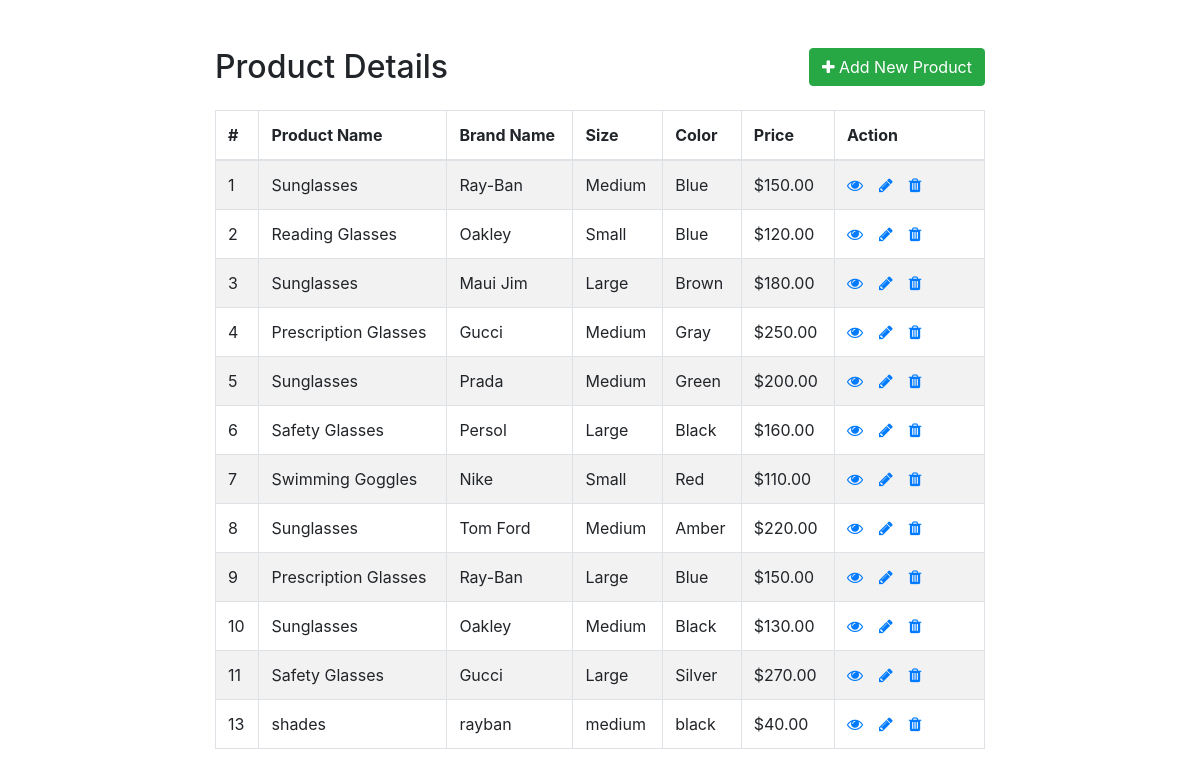
The page / on the database its author committed.
### tables this page shows
CREATE TABLE `products` (
  `id` int(11) NOT NULL,
  `product_name` varchar(100) NOT NULL,
  `brand_name` varchar(100) NOT NULL,
  `size` varchar(50) NOT NULL,
  `color` varchar(50) NOT NULL,
  `price` decimal(10,2) NOT NULL
);

### index.php (the view, shortened to what this page needs)
<!DOCTYPE html>
<html lang="en">
<head>
    <link rel="stylesheet" href="https://stackpath.bootstrapcdn.com/bootstrap/4.5.2/css/bootstrap.min.css">
    <link rel="stylesheet" href="https://maxcdn.bootstrapcdn.com/font-awesome/4.7.0/css/font-awesome.min.css">
</head>
<body>
    <div class="wrapper">
        <div class="container-fluid">
            <div class="row">
                <div class="col-md-12">
                    <div class="mt-5 mb-3 clearfix">
                        <h2 class="pull-left">Product Details</h2>
                        <a href="create.php" class="btn btn-success pull-right"><i class="fa fa-plus"></i> Add New Product</a>
                    </div>
                    <?php
                    require_once "config.php";
                    $sql = "SELECT * FROM products";
                    if ($result = mysqli_query($link, $sql)) {
                        if (mysqli_num_rows($result) > 0) {
                            echo '<table class="table table-bordered table-striped">';
                            echo "<thead>";
                            echo "<tr>";
                            echo "<th>#</th>";
                            echo "<th>Product Name</th>";
                            echo "<th>Brand Name</th>";
                            echo "<th>Size</th>";
                            echo "<th>Color</th>";
                            echo "<th>Price</th>";
                            echo "<th>Action</th>";
                            echo "</tr>";
                            echo "</thead>";
                            echo "<tbody>";
                            while ($row = mysqli_fetch_array($result)) {
                                echo "<tr>";
                                echo "<td>" . htmlspecialchars($row['id']) . "</td>";
                                echo "<td>" . htmlspecialchars($row['product_name']) . "</td>";
                                echo "<td>" . htmlspecialchars($row['brand_name']) . "</td>";
                                echo "<td>" . htmlspecialchars($row['size']) . "</td>";
                                echo "<td>" . htmlspecialchars($row['color']) . "</td>";
                                echo "<td>$" . htmlspecialchars(number_format($row['price'], 2)) . "</td>";
                                echo "<td>";
                                echo '<a href="read.php?id=' . htmlspecialchars($row['id']) . '" class="mr-3" title="View Record" data-toggle="tooltip"><span class="fa fa-eye"></span></a>';
                                echo '<a href="update.php?id=' . htmlspecialchars($row['id']) . '" class="mr-3" title="Update Record" data-toggle="tooltip"><span class="fa fa-pencil"></span></a>';
                                echo '<a href="delete.php?id=' . htmlspecialchars($row['id']) . '" title="Delete Record" data-toggle="tooltip"><span class="fa fa-trash"></span></a>';
                                echo "</td>";
                                echo "</tr>";
                            }
                            echo "</tbody>";
                            echo "</table>";
                        } else {
                            echo '<div class="alert alert-danger"><em>No records were found.</em></div>';
                        }
                    } else {
                        echo '<div class="alert alert-danger"><em>Oops! Something went wrong. Please try again later.</em></div>';
                    }
                    ?>
                </div>
            </div>
        </div>
    </div>
</body>
</html>

### index.php (style rules this page uses)
.wrapper { width: 800px; margin: 0 auto; }
table tr td:last-child { width: 150px; }

### rows shown on the page
products: id "1", product_name "Sunglasses", brand_name "Ray-Ban", size "Medium", color "Blue", price "150.00"
products: id "2", product_name "Reading Glasses", brand_name "Oakley", size "Small", color "Blue", price "120.00"
products: id "3", product_name "Sunglasses", brand_name "Maui Jim", size "Large", color "Brown", price "180.00"
products: id "4", product_name "Prescription Glasses", brand_name "Gucci", size "Medium", color "Gray", price "250.00"
products: id "5", product_name "Sunglasses", brand_name "Prada", size "Medium", color "Green", price "200.00"
products: id "6", product_name "Safety Glasses", brand_name "Persol", size "Large", color "Black", price "160.00"
products: id "7", product_name "Swimming Goggles", brand_name "Nike", size "Small", color "Red", price "110.00"
products: id "8", product_name "Sunglasses", brand_name "Tom Ford", size "Medium", color "Amber", price "220.00"
products: id "9", product_name "Prescription Glasses", brand_name "Ray-Ban", size "Large", color "Blue", price "150.00"
products: id "10", product_name "Sunglasses", brand_name "Oakley", size "Medium", color "Black", price "130.00"
products: id "11", product_name "Safety Glasses", brand_name "Gucci", size "Large", color "Silver", price "270.00"
products: id "13", product_name "shades", brand_name "rayban", size "medium", color "black", price "40.00"
